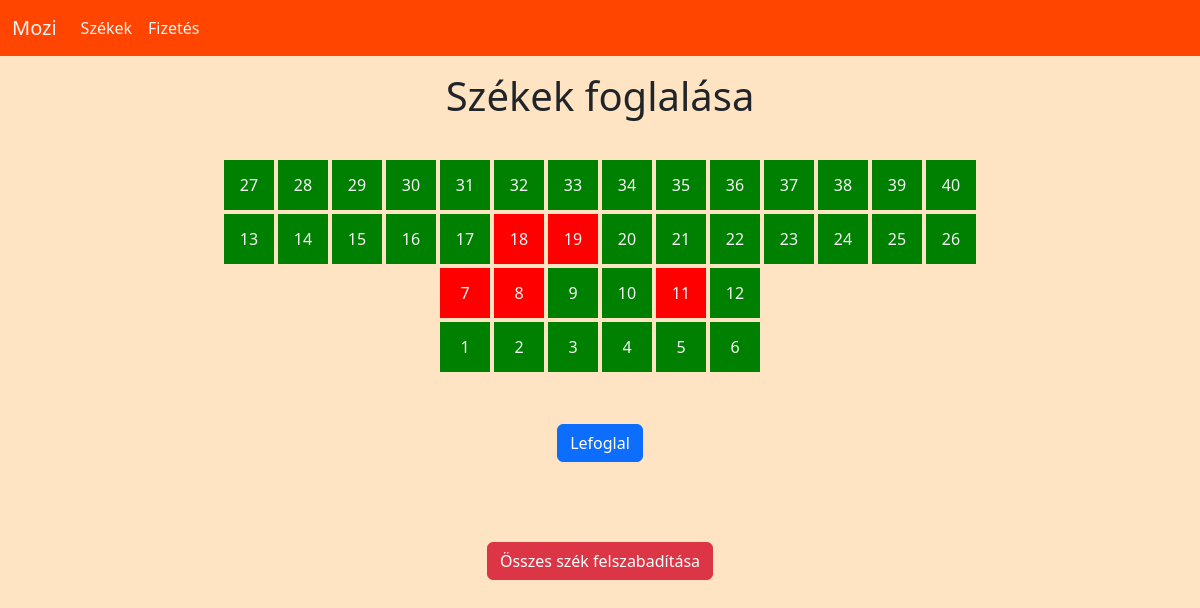
The page / on the database its author committed.
### tables this page shows
CREATE TABLE `seats` (
  `id` int(11) NOT NULL,
  `seat_number` varchar(3) DEFAULT NULL,
  `occupied` tinyint(1) DEFAULT '0',
  `created_at` timestamp NULL DEFAULT CURRENT_TIMESTAMP
);

### traits/Utilities.php (called while the page is built, shortened)
<?php
trait Utilities {
    function getViewFile($file) {
        include(__DIR__."/../views/".$file.".php");
    }
    function connDb() {
        $hostname = "localhost";
        $username = "root";
        $password = "12345";
        $database = "mozi";
        $connection = mysqli_connect($hostname, $username, $password, $database);
        return $connection;
    }
}

### controllers/UserController.php (called while the page is built, shortened)
<?php
class UserController {
    function seatsView() {
        $this->getViewFile("seats");
    }
    function seatsDbProcess() {
        $seats = mysqli_query($this->connDb(), "select * from seats order by id desc");
        while($seat = mysqli_fetch_assoc($seats)) {
            $seatsArr[] = $seat;
        }
        return $seatsArr;
    }
}

### views/seats.php (the view, shortened to what this page needs)
<!doctype html>
<html lang="hu">
<head>
    <link href="https://cdn.jsdelivr.net/npm/bootstrap@5.3.3/dist/css/bootstrap.min.css" rel="stylesheet">
    <link rel="stylesheet" href="./assets/css/style.css">
</head>
<body>
    <?php include("nav.php") ?>
    <main class="container-lg">
        <section class="row p-3">
            <article class="col-12 d-flex flex-row-reverse gap-1 justify-content-center">
                <h1>Székek foglalása</h1>
            </article>
        </section>
        <section class="row p-3">
            <?php
            $seats_arr = [27 => 41, 13 => 27, 7 => 13, 0 => 7];
            echo '<form action="?page=seatProcess" method="post" class="d-flex flex-column gap-1">';
            foreach($seats_arr as $seat_key => $seat_arr) {
                echo '<article class="d-flex flex-row-reverse gap-1 justify-content-center">';
                foreach($page->seatsDbProcess() as $seat) {
                    if($seat["seat_number"] >= $seat_key && $seat["seat_number"] < $seat_arr) {
                        echo '
                            <div class="seat-box d-flex justify-content-center align-items-center '.($seat["occupied"] == '1' ? "occupied" : "").'">
                                <div>
                                    <input type="checkbox" name="'.$seat["seat_number"].'" id="'.$seat["seat_number"].'" value="'.$seat["seat_number"].'" '.($seat["occupied"] == '1' ? "checked disabled" : "").'>
                                    <label for="'.$seat["seat_number"].'" class="seat-box d-flex justify-content-center align-items-center"><div>'.$seat["seat_number"].'</div></label>
                                </div>
                            </div>
                        ';
                    }
                }
                echo '</article>';
            }
            echo '
                <article class="col-12 d-flex flex-row-reverse gap-1 justify-content-center">
                    <div class="pt-5">
                        <button type="submit" class="btn btn-primary" name="reserve">Lefoglal</button>
                    </div>
                </article>
            </form>';
            ?>
        </section>
        <section class="row p-3 mt-5">
            <article class="col-12 d-flex flex-row-reverse gap-1 justify-content-center">
                <form action="?page=clearAllSeatProcess" method="post">
                    <button type="submit" class="btn btn-danger" name="clear_all">Összes szék felszabadítása</button>
                </form>
            </article>
        </section>
    </main>
</body>
</html>

### index.php (shortened to what this page needs)
<?php
$page = new UserController;
if(!isset($_GET["page"])) {
    $page->seatsView();
}
else {
    $getpage = $_GET["page"];
    $page->$getpage();
}

### views/nav.php (shortened to what this page needs)
<?php
$page = new UserController;
?>
<nav class="navbar navbar-expand-lg">
    <div class="container-fluid">
        <a class="navbar-brand" href="index.php">Mozi</a>
        <div class="collapse navbar-collapse" id="navbarNav">
            <ul class="navbar-nav">
                <li class="nav-item">
                    <a class="nav-link" href="?page=seatsView">Székek</a>
                </li>
                <li class="nav-item">
                    <a class="nav-link" href="?page=paymentView">Fizetés</a>
                </li>
            </ul>
        </div>
    </div>
</nav>

### assets/css/style.css (style rules this page uses)
* { box-sizing: border-box; }
:root { --main-bg: bisque; --nav-bg: orangered; --hamburger-bg: bisque; --free-seat-bg: green; --free-seat-clr: whitesmoke; --occupied-seat-bg: red; --occupied-seat-clr: whitesmoke; --reserve-seat-bg: orange; --link-clr: whitesmoke; --seat-size-w: 50px; --seat-size-h: 50px; }
html, body { background-color: var(--main-bg); }
.navbar.navbar-expand-lg { background-color: var(--nav-bg); }
.nav-link, .navbar-brand { color: var(--link-clr); }
.seat-box { width: var(--seat-size-w); height: var(--seat-size-h); }
div:has([type=checkbox]:not(:checked)) { background-color: var(--free-seat-bg); color: var(--free-seat-clr); border-color: var(--free-seat-bg); }
.occupied { background-color: var(--occupied-seat-bg); color: var(--occupied-seat-clr); border-color: var(--occupied-seat-bg); }

### rows shown on the page
seats: seat_number "40"
seats: seat_number "39"
seats: seat_number "38"
seats: seat_number "37"
seats: seat_number "36"
seats: seat_number "35"
seats: seat_number "34"
seats: seat_number "33"
seats: seat_number "32"
seats: seat_number "31"
seats: seat_number "30"
seats: seat_number "29"
seats: seat_number "28"
seats: seat_number "27"
seats: seat_number "26"
seats: seat_number "25"
seats: seat_number "24"
seats: seat_number "23"
seats: seat_number "22"
seats: seat_number "21"
seats: seat_number "20"
seats: seat_number "19"
seats: seat_number "18"
seats: seat_number "17"
seats: seat_number "16"
seats: seat_number "15"
seats: seat_number "14"
seats: seat_number "13"
seats: seat_number "12"
seats: seat_number "11"
seats: seat_number "10"
seats: seat_number "9"
seats: seat_number "8"
seats: seat_number "7"
seats: seat_number "6"
seats: seat_number "5"
seats: seat_number "4"
seats: seat_number "3"
seats: seat_number "2"
seats: seat_number "1"
